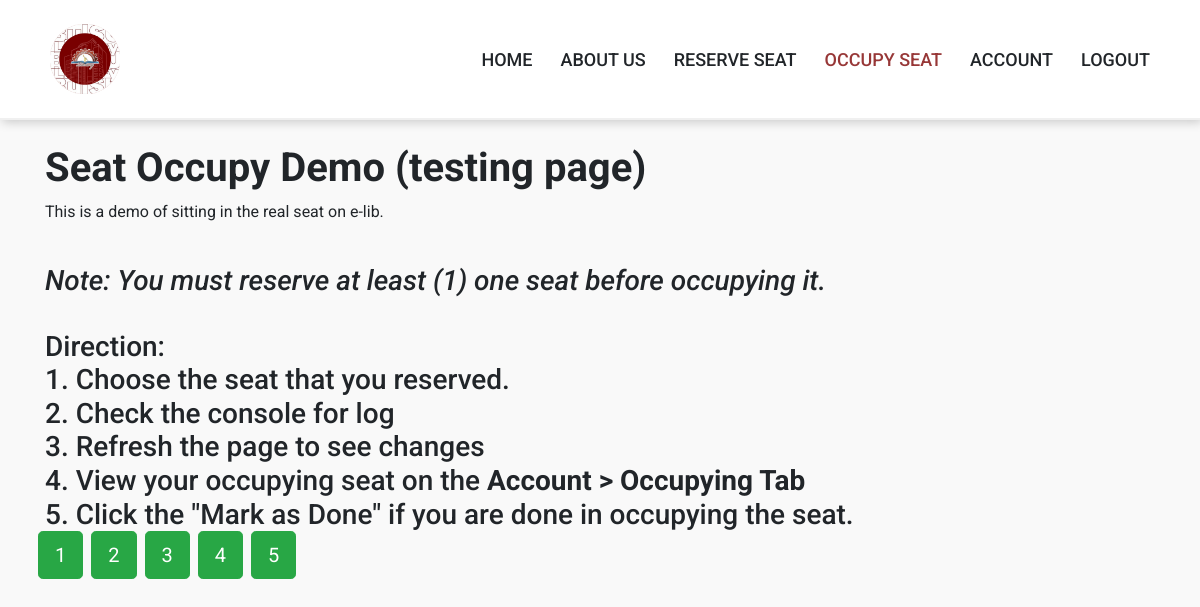
The app's page /occupy.php (signed in), older data.
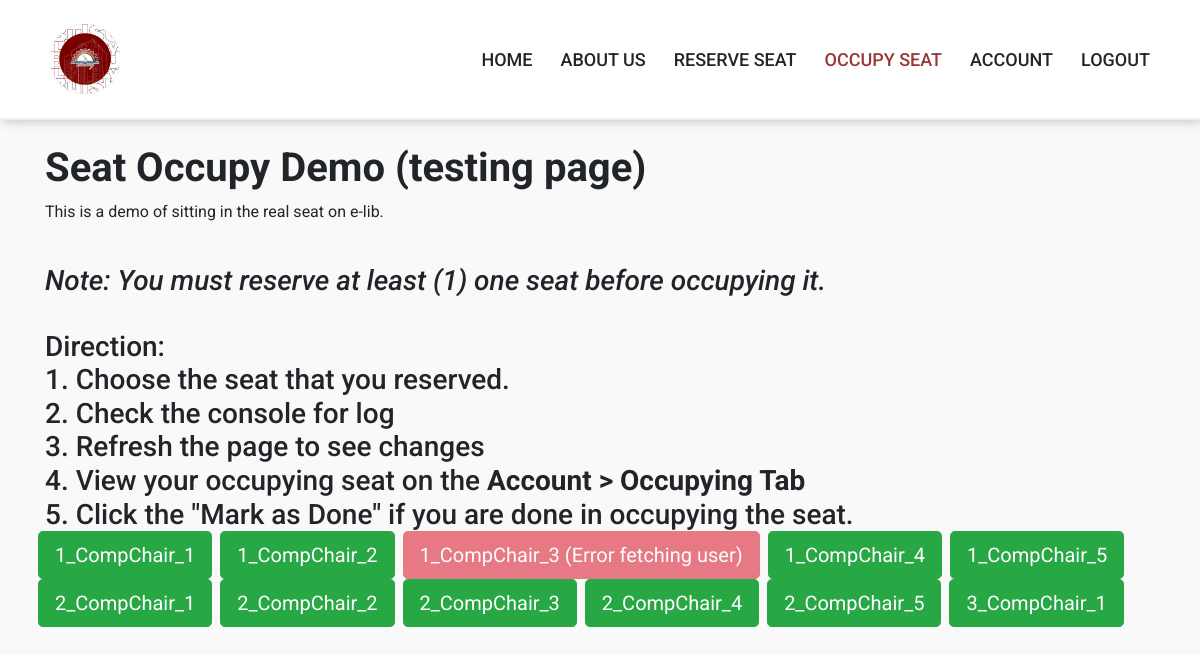
The same page, newer data.
### tables this page shows
CREATE TABLE `seat` (
  `seat_id` int(11) NOT NULL,
  `seat_number` varchar(50) DEFAULT NULL,
  `seat_name` varchar(50) NOT NULL,
  `status` varchar(50) DEFAULT NULL
);

### occupy.php (the view, shortened to what this page needs)
<?php
require 'php/connect.php';
?>
<!DOCTYPE html>
<html lang="en">
<head>
    <link rel="stylesheet" type="text/css" href="https://stackpath.bootstrapcdn.com/bootstrap/4.3.1/css/bootstrap.min.css">
    <link rel="stylesheet" href="https://stackpath.bootstrapcdn.com/font-awesome/4.7.0/css/font-awesome.min.css">
    <link rel="stylesheet" href="https://cdn.jsdelivr.net/npm/sweetalert2@11/dist/sweetalert2.min.css">
    <link rel="stylesheet" type="text/css" href="css/edit_profile.css" />
</head>
<body>
  <header class="header-outer">
    <div class="header-inner responsive-wrapper">
      <div class="header-logo">
        <img src="img/elib logo.png" class="icon">
      </div>
      <nav class="header-navigation">
        <a href="index.php">HOME</a>
        <a href="index.php#aboutus">ABOUT US</a>
        <a href="reserve.php">RESERVE SEAT</a>
        <a class="active" id="hidden" href="occupy.php">OCCUPY SEAT</a>
        <a id="hidden" href="profile.php">ACCOUNT</a>
        <a id="hidden" href="toLogout.php">LOGOUT</a>
      </nav>
    </div>
  </header>
<div class="container">
    <br>
    <h1><b>Seat Occupy Demo (testing page)</b></h1>
    <p> This is a demo of sitting in the real seat on e-lib. </p><br>
    <h3><i>Note: You must reserve at least (1) one seat before occupying it.</i></h3><br>
    <h3>Direction: <br>1. Choose the seat that you reserved. <br> 2. Check the console for log <br> 3. Refresh the page to see changes <br> 4. View your occupying seat on the <b>Account > Occupying Tab</b> <br> 5. Click the "Mark as Done" if you are done in occupying the seat.</</h3><br>
    <div class="row">
        <?php
        $sql = "SELECT * FROM seat";
        $result = mysqli_query($conn, $sql);
while ($row = mysqli_fetch_assoc($result)) {
    $seat_number = $row['seat_number'];
    $seat_id = $row['seat_id'];
    $status = $row['status'];
    if ($status == 1) {
        $occupying_user_query = "SELECT u.user_id
                                 FROM reservation r
                                 JOIN users u ON r.user_id = u.user_id
                                 WHERE r.seat_id = $seat_id AND r.isDone = 0";
        $occupying_user_result = mysqli_query($conn, $occupying_user_query);
        if ($occupying_user_result && mysqli_num_rows($occupying_user_result) > 0) {
            $user_row = mysqli_fetch_assoc($occupying_user_result);
            $occupying_user = $user_row['user_id'];
            echo "<button id='$seat_id' class='btn btn-dark ml-2 btn-lg disabled'> $seat_number (occupied by $occupying_user) </button>";
        } else {
            echo "<button id='$seat_id' class='btn btn-danger ml-2 btn-lg disabled'> $seat_number (Error fetching user)</button>";
        }
    } else {
        echo "<button id='$seat_id' onclick='occupySeat($seat_id)' class='btn btn-success ml-2 btn-lg'>$seat_number</button>";
    }
}
        ?>
    </div>
</div>
</body>
</html>

### styles/edit_profile.css (style rules this page uses)
* { box-sizing: border-box; }
:root { --header-outer-height: 110px; --header-inner-height: 70px; --header-height-difference: calc( var(--header-outer-height) - var(--header-inner-height) ); --header-bg: #fff; }
*, *:after, *:before { box-sizing: border-box; }
:root { --header-outer-height: 110px; --header-inner-height: 70px; --header-height-difference: calc( var(--header-outer-height) - var(--header-inner-height) ); --header-bg: #fff; --header-outer-height: 120px; --header-inner-height: 70px; --header-height-difference: calc( var(--header-outer-height) - var(--header-inner-height) ); --header-bg: #fff; }
.responsive-wrapper { width: 90%; max-width: 1280px; margin-left: auto; margin-right: auto; }
:root { --header-outer-height: 120px; --header-inner-height: 70px; --header-height-difference: calc( var(--header-outer-height) - var(--header-inner-height) ); --header-bg: #fff; }
.responsive-wrapper { width: 100%; max-width: 100%; margin-left: auto; margin-right: auto; }
.header-logo img { height: 70px; width: 70px; margin-left: 50px; }
.header-outer { border-bottom: 2px solid #f0f0f0; z-index: 2; height: var(--header-outer-height); position: sticky; top: calc( var(--header-height-difference) * -1 ); display: flex; align-items: center; background-color: var(--header-bg); box-shadow: 2px 2px 10px rgba(0, 0, 0, 0.2); }
.header-inner { height: var(--header-inner-height); position: sticky; top: 0; display: flex; align-items: center; justify-content: space-between; }
.header-navigation { display: flex; flex-wrap: wrap; margin-right: 50px; }
.header-navigation a, .header-navigation button { font-size: 1.125rem; color: inherit; margin-left: 1.75rem; position: relative; font-weight: 500; }
.header-navigation a { display: none; font-size: 1.125rem; color: inherit; text-decoration: none; }
.header-navigation a:after, .header-navigation button:after { transition: 0.25s ease; content: ""; display: block; width: 100%; height: 2px; background-color: currentcolor; transform: scalex(0); position: absolute; bottom: -2px; left: 0; color: #e1e8ee; }
.header-navigation a.active { transform: scalex(1); color: rgb(151, 55, 55); }
@media (min-width: 800px) { .header-navigation a { display: inline-block; } }
body { background: #f9f9f9; font-family: "Roboto", sans-serif; }

Row changes from the older to the newer data that the page shows:
changed seat: seat_number "1" → "1_CompChair_1"
changed seat: seat_number "2" → "1_CompChair_2"
changed seat: status "0" → "1" (drawn); seat_number "3" → "1_CompChair_3"
changed seat: seat_number "4" → "1_CompChair_4"
changed seat: seat_number "5" → "1_CompChair_5"
added seat: seat_number "2_CompChair_1"
added seat: seat_number "2_CompChair_2"
added seat: seat_number "2_CompChair_3"
added seat: seat_number "2_CompChair_4"
added seat: seat_number "2_CompChair_5"
added seat: seat_number "3_CompChair_1"
